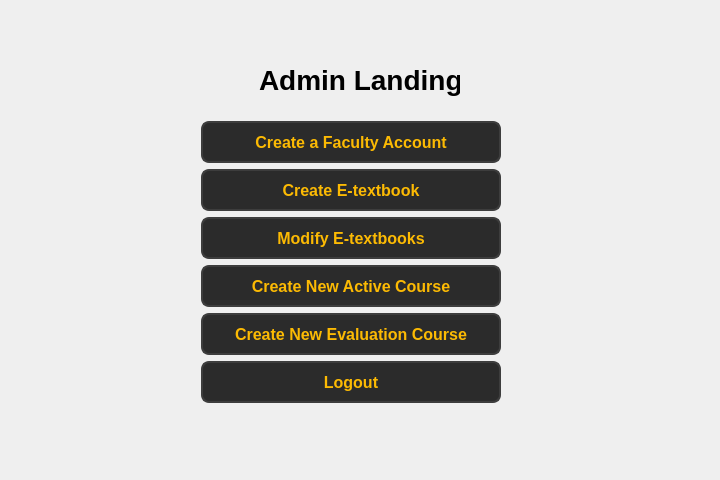
<?xml version="1.0" encoding="UTF-8"?>
<ui version="4.0">
 <class>Form</class>
 <widget class="QWidget" name="Form">
  <property name="geometry">
   <rect>
    <x>0</x>
    <y>0</y>
    <width>720</width>
    <height>480</height>
   </rect>
  </property>
  <property name="windowTitle">
   <string>Form</string>
  </property>
  <widget class="QLabel" name="label">
   <property name="geometry">
    <rect>
     <x>259</x>
     <y>60</y>
     <width>201</width>
     <height>40</height>
    </rect>
   </property>
   <property name="font">
    <font>
     <pointsize>21</pointsize>
     <bold>true</bold>
    </font>
   </property>
   <property name="text">
    <string>Admin Landing</string>
   </property>
  </widget>
  <widget class="QPushButton" name="pushButton_2">
   <property name="geometry">
    <rect>
     <x>201</x>
     <y>169</y>
     <width>300</width>
     <height>42</height>
    </rect>
   </property>
   <property name="styleSheet">
    <string notr="true">QPushButton {
        background-color: #2b2b2b;  
        color: #fcba03;              
        border: 2px solid #3d3d3d;      
        border-radius: 8px;          
        padding: 8px 16px;            
        font-size: 16px;            
        font-weight: bold;
    
    }

    QPushButton:hover {
        background-color: #fcba03;
		 color: #000000;
        border: 2px solid #5a5a5a;    
    }

    QPushButton:pressed {
        background-color: #1a1a1a;      
        border: 2px solid #2b2b2b;      
    }</string>
   </property>
   <property name="text">
    <string>Create E-textbook</string>
   </property>
  </widget>
  <widget class="QPushButton" name="pushButton_3">
   <property name="geometry">
    <rect>
     <x>201</x>
     <y>217</y>
     <width>300</width>
     <height>42</height>
    </rect>
   </property>
   <property name="styleSheet">
    <string notr="true">QPushButton {
        background-color: #2b2b2b;  
        color: #fcba03;              
        border: 2px solid #3d3d3d;      
        border-radius: 8px;          
        padding: 8px 16px;            
        font-size: 16px;            
        font-weight: bold;
    
    }

    QPushButton:hover {
        background-color: #fcba03;
		 color: #000000;
        border: 2px solid #5a5a5a;    
    }

    QPushButton:pressed {
        background-color: #1a1a1a;      
        border: 2px solid #2b2b2b;      
    }</string>
   </property>
   <property name="text">
    <string>Modify E-textbooks</string>
   </property>
  </widget>
  <widget class="QPushButton" name="pushButton_4">
   <property name="geometry">
    <rect>
     <x>201</x>
     <y>265</y>
     <width>300</width>
     <height>42</height>
    </rect>
   </property>
   <property name="styleSheet">
    <string notr="true">QPushButton {
        background-color: #2b2b2b;  
        color: #fcba03;              
        border: 2px solid #3d3d3d;      
        border-radius: 8px;          
        padding: 8px 16px;            
        font-size: 16px;            
        font-weight: bold;
    
    }

    QPushButton:hover {
        background-color: #fcba03;
		 color: #000000;
        border: 2px solid #5a5a5a;    
    }

    QPushButton:pressed {
        background-color: #1a1a1a;      
        border: 2px solid #2b2b2b;      
    }</string>
   </property>
   <property name="text">
    <string>Create New Active Course</string>
   </property>
  </widget>
  <widget class="QPushButton" name="pushButton_6">
   <property name="geometry">
    <rect>
     <x>201</x>
     <y>313</y>
     <width>300</width>
     <height>42</height>
    </rect>
   </property>
   <property name="styleSheet">
    <string notr="true">QPushButton {
        background-color: #2b2b2b;  
        color: #fcba03;              
        border: 2px solid #3d3d3d;      
        border-radius: 8px;          
        padding: 8px 16px;            
        font-size: 16px;            
        font-weight: bold;
    
    }

    QPushButton:hover {
        background-color: #fcba03;
		 color: #000000;
        border: 2px solid #5a5a5a;    
    }

    QPushButton:pressed {
        background-color: #1a1a1a;      
        border: 2px solid #2b2b2b;      
    }</string>
   </property>
   <property name="text">
    <string>Create New Evaluation Course</string>
   </property>
  </widget>
  <widget class="QPushButton" name="pushButton_5">
   <property name="geometry">
    <rect>
     <x>201</x>
     <y>361</y>
     <width>300</width>
     <height>42</height>
    </rect>
   </property>
   <property name="styleSheet">
    <string notr="true">QPushButton {
        background-color: #2b2b2b;  
        color: #fcba03;              
        border: 2px solid #3d3d3d;      
        border-radius: 8px;          
        padding: 8px 16px;            
        font-size: 16px;            
        font-weight: bold;
    
    }

    QPushButton:hover {
        background-color: #fcba03;
		 color: #000000;
        border: 2px solid #5a5a5a;    
    }

    QPushButton:pressed {
        background-color: #1a1a1a;      
        border: 2px solid #2b2b2b;      
    }</string>
   </property>
   <property name="text">
    <string>Logout</string>
   </property>
  </widget>
  <widget class="QPushButton" name="pushButton">
   <property name="geometry">
    <rect>
     <x>201</x>
     <y>121</y>
     <width>300</width>
     <height>42</height>
    </rect>
   </property>
   <property name="styleSheet">
    <string notr="true">QPushButton {
        background-color: #2b2b2b;  
        color: #fcba03;              
        border: 2px solid #3d3d3d;      
        border-radius: 8px;          
        padding: 8px 16px;            
        font-size: 16px;            
        font-weight: bold;
    
    }

    QPushButton:hover {
        background-color: #fcba03;
		 color: #000000;
        border: 2px solid #5a5a5a;    
    }

    QPushButton:pressed {
        background-color: #1a1a1a;      
        border: 2px solid #2b2b2b;      
    }</string>
   </property>
   <property name="text">
    <string>Create a Faculty Account</string>
   </property>
  </widget>
 </widget>
 <resources/>
 <connections/>
</ui>
